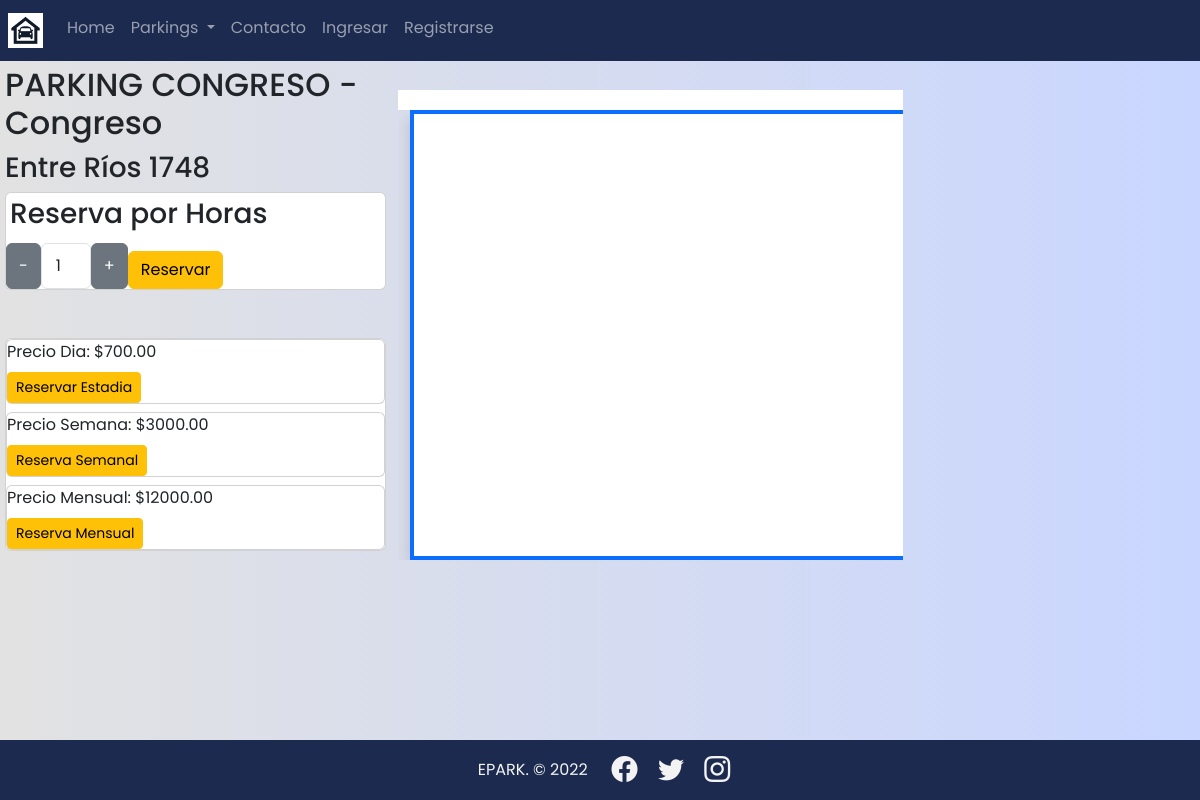
Screenshot of /parking/congreso with the database file from the repository.
### parking/models.py (models this page shows, shortened)
class Parking(models.Model):
    title = models.CharField(max_length=50)
    owner_name = models.CharField(max_length=50)
    owner_surname = models.CharField(max_length=50)
    address_p  = models.TextField()
    price_hour = models.DecimalField(max_digits=10, decimal_places=2, default=0.0)
    price_day = models.DecimalField(max_digits=10, decimal_places=2, default=0.0)
    price_week = models.DecimalField(max_digits=10, decimal_places=2, default=0.0)
    price_month = models.DecimalField(max_digits=10, decimal_places=2, default=0.0)
    phone_p = models.CharField(max_length=20)
    mail_p = models.EmailField()
    country_p = models.CharField(max_length=30)
    city_p = models.CharField(max_length=30)
    slots =  models.IntegerField()
    url_map = models.CharField(max_length=500)
    avalaible = models.BooleanField(default=True)
    slug = models.SlugField(null=False, blank=False, unique=True)
    created_at = models.DateTimeField(auto_now_add=True)

### parking/views.py (the view)
# urls.py: path('<slug:slug>', views.ParkingDetailView.as_view(), name='parking'),
class ParkingDetailView(DetailView):
    model = Parking
    template_name = 'parking/parking.html'
    def get_context_data(self, **kwargs):
        context = super().get_context_data(**kwargs)
        return context

### parking/templates/parking/parking.html (shortened to what this page needs)
{% extends 'base.html' %}
    {% block content %}
<div class="row ">
    <div class=" col-md-4 text-left">
        <div class="h2">
            {{ parking.title}}
        </div>
        <div class="h3">
            {{ parking.address_p}}
        </div>
        <div>
            {% include 'reserves/snippets/add.html' %}
        </div>
    </div>
    <div class="col-map col-lg-5 col-md-5">
        <br>
        <div class="row top-map">
        </div>
        <iframe src={{ parking.url_map }}
        width="750" height="450" class="align-middle text-center shadow bg-white border border-4 border-primary" style="text-align: center; border:4;" allowfullscreen="" loading="lazy"></iframe>
    </div>
</div>
    {% endblock %}

### reserves/templates/reserves/snippets/add.html (shortened to what this page needs)
<div class="card">
<form action="{% url 'reserves:add' %}" method="post">
    <p class="h3 p-1">Reserva por Horas</p>
    <div class="d-flex">
        <button type="button" class="btn btn-secondary" id="remove">-</button>
        <input type="number" name="quantity" value="1" class="form-control col-sm-1 text-center" style="width: 50px;" id="quantity" readonly>
        <button type="button" class="btn btn-secondary" id="add">+</button>
        <div class="mt-2">
            <button type="submit" class="btn btn-warning"> Reservar</button>
        </div>
    </div>
</form>
</div>
<div class="card mt-5">
        <div class="card">
            <form action="{% url 'reserves:add' %}" method="post">
                <li class="list-group-item">
                    Precio Dia: <span> ${{ parking.price_day}}</span>
                </li>
                <div class="mt-2">
                    <button type="submit" name='quantity' value="20" class="btn btn-warning btn-sm">Reservar Estadia</button>
                </div>
            </form>
        </div>
        <div class="card mt-2">
            <form action="{% url 'reserves:add' %}" method="post">
                <li class="list-group-item">
                    Precio Semana: <span>${{ parking.price_week}}</span>
                </li>
                <div class="mt-2">
                    <button type="submit" name='quantity' value="110" class="btn btn-warning btn-sm ">Reserva Semanal</button>
                </div>
            </form>
        </div>
        <div class="card mt-2">
            <form action="{% url 'reserves:add' %}" method="post">
                <li class="list-group-item">
                    Precio Mensual: <span>${{ parking.price_month}}</span>
                </li>
                <div class="mt-2">
                    <button type="submit" name='quantity' value="500" class="btn btn-warning btn-sm btn-block">Reserva Mensual</button>
                </div>
            </form>
        </div>
</div>

### static/css/styles.css (style rules this page uses)
* { margin: 0; padding: 0; box-sizing: border-box; }
html { min-height: 100%; position: relative; }
body { font-family: 'Poppins', sans-serif; background: #C9D6FF; background: -webkit-linear-gradient(to right, #E2E2E2, #C9D6FF); background: linear-gradient(to right, #E2E2E2, #C9D6FF); }
div.col-map { overflow: hidden; }
div.top-map { height: 20px; background: white; position: relative; }

### rows the page displays
Parking: title "PARKING CONGRESO - Congreso", address_p "Entre Ríos 1748", price_day "700.00", price_week "3000.00", price_month "12000.00"
